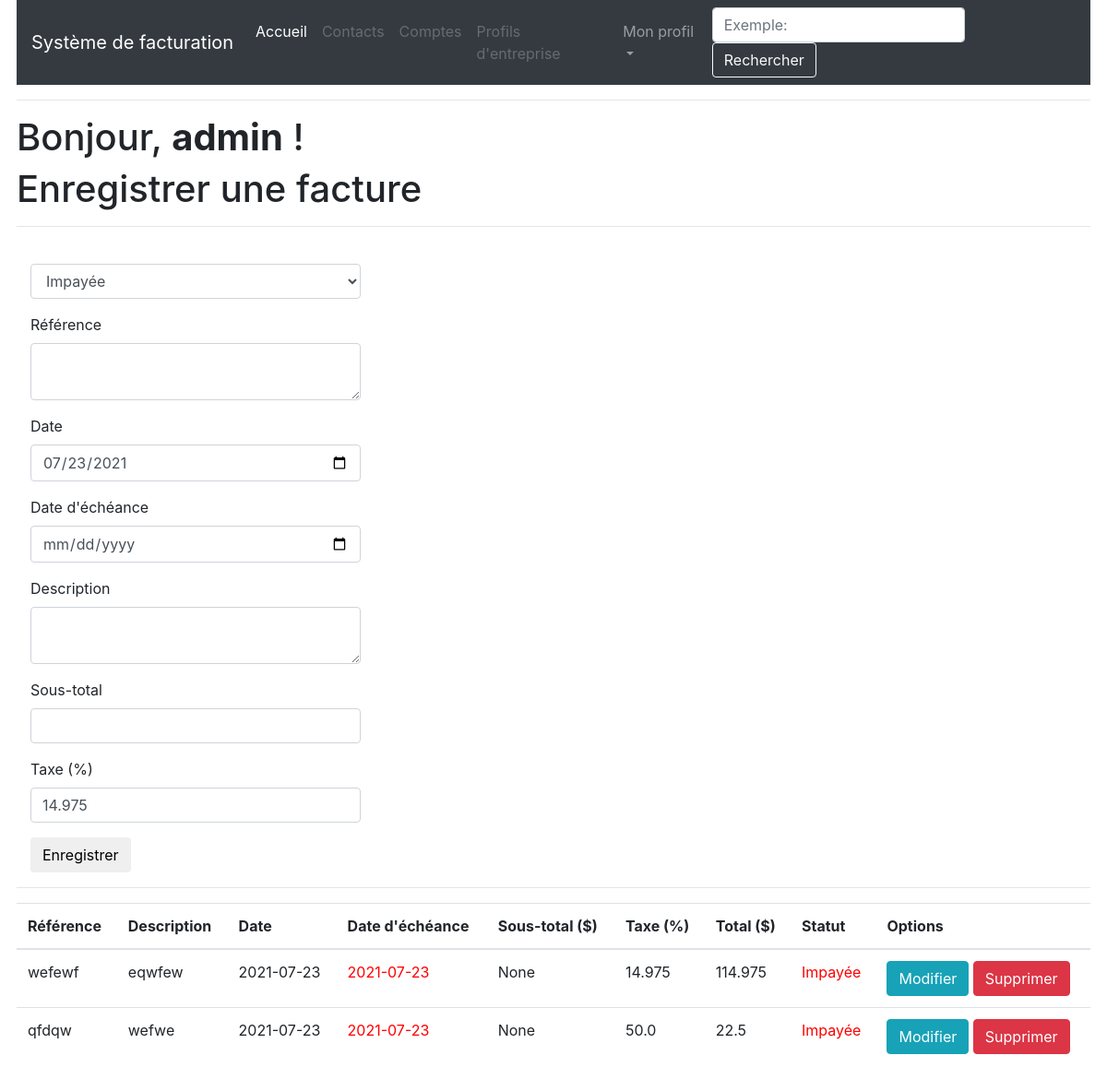
The app's page /index (signed in) with its own data.
### app/models.py (models this page shows, shortened)
class User(UserMixin, db.Model):
    id = db.Column(db.Integer, primary_key=True)
    username = db.Column(db.String(64), index=True, unique=True)
    email = db.Column(db.String(120), index=True, unique=True)
    password_hash = db.Column(db.String(128))
    factures = db.relationship('Facture', backref='author', lazy='dynamic')
    about_me = db.Column(db.String(140))
    last_seen = db.Column(db.DateTime, default=datetime.utcnow)

class Facture(db.Model):
    id = db.Column(db.Integer, primary_key=True)
    reference = db.Column(db.String(50), unique=True, nullable=False)
    description = db.Column(db.String(140), nullable=False)
    date = db.Column(db.Date, nullable=False)
    due_date = db.Column(db.Date, nullable=False)
    subtotal = db.Column(db.Float, nullable=True)
    total = db.Column(db.Float, nullable=True)
    tax = db.Column(db.Float, nullable=True)
    paid = db.Column(db.Integer, default=0, nullable=False)
    user_id = db.Column(db.Integer, db.ForeignKey('user.id'))

### app/routes.py (the view, shortened to what this page needs)
@app.route('/index', methods=['GET', 'POST'])
@login_required
def index():
    form = FactureForm()
    page = request.args.get('page', 1, type=int)
    factures = Facture.query.filter_by(user_id=current_user.id).paginate(page, app.config['FACTURES_PAR_PAGE'], False)
    next_url = url_for('index', page=factures.next_num) if factures.has_next else None
    prev_url = url_for('index', page=factures.prev_num) if factures.has_prev else None
    return render_template("index.html", title=_('Accueil'), form=form, factures=factures.items, date_today=date.today(), next_url=next_url, prev_url=prev_url)

### app/forms.py (shortened to what this page needs)
class FactureForm(FlaskForm):
    paid = SelectField('', choices=[(0, _l('Impayée')), (1, _l('Payée'))], coerce=int)
    reference = TextAreaField(_l('Référence'), validators=[DataRequired(message=_l("Veuillez entrer une référence")), Length(min=1, max=50, message=_l('Veuillez écrire entre 1 et 50 caractères'))])
    date = DateField(_l('Date'), default=date.today(), format='%Y-%m-%d', validators=[DataRequired(message=_l("Veuillez entrer une date (AAAA-MM-JJ)"))])
    due_date = DateField(_l('Date d\'échéance'), format='%Y-%m-%d', validators=[DataRequired(message=_l("Veuillez entrer une date d'échéance (AAAA-MM-JJ)"))])
    description = TextAreaField(_l('Description'), validators=[DataRequired(message=_l("Veuillez entrer une description")), Length(min=1, max=140, message=_l(_l('Veuillez écrire entre 1 et 140 caractères')))])
    subtotal = DecimalField(_l('Sous-total'), validators=[DataRequired(message=_l("Veuillez entrer un montant numérique"))], places=2)
    tax = DecimalField(_l('Taxe (%)'), default=14.975, validators=[NumberRange(0, 100, _l("Veuillez entrer un nombre entre 0 et 100"))], places=3)
    submit = SubmitField(_l('Enregistrer'))

### app/models.py (called while the page is built)
@login.user_loader
def load_user(id):
    return User.query.get(int(id))

### app/routes.py (called while the page is built)
@app.before_request
def before_request():
    if current_user.is_authenticated:
        current_user.last_seen = datetime.utcnow()
        db.session.commit()

### app/templates/index.html (shortened to what this page needs)
{% extends "base.html" %}
{% import 'bootstrap/wtf.html' as wtf %}
{% block app_content %}
    <link rel="stylesheet" href="{{ url_for('static', filename='index.css') }}">
    <h1>{{ _('Bonjour') }}, <strong>{{ current_user.username }}</strong> !</h1>
    <h1>{{ _('Enregistrer une facture') }}</h1>
    <hr>
    {% if form %}
        <div class="form-group">
            <div class="col-md-4">
                {{ wtf.quick_form(form) }}
            </div>
        </div>
        <hr>
    {% endif %}
    <table class="table table-hover">
        <thead>
          <tr>
            <th scope="col">{{ _('Référence') }}</th>
            <th scope="col">{{ _('Description') }}</th>
            <th scope="col">{{ _('Date') }}</th>
            <th scope="col">{{ _('Date d\'échéance') }}</th>
            <th scope="col">{{ _('Sous-total') }} ($)</th>
            <th scope="col">{{ _('Taxe') }} (%)</th>
            <th scope="col">{{ _('Total') }} ($)</th>
            <th scope="col">{{ _('Statut') }}</th>
            <th scope="col">{{ _('Options') }}</th>
          </tr>
        </thead>
        <tbody>
    {% for facture in factures %}
        {% if facture.paid %}
            {% set facture_state = _('Payée') %}
        {% else %}
            {% set facture_state = _('Impayée') %}
            {% if facture.due_date <= date_today%}
                {% set date_state = 'past-due' %}
            {% endif %}
        {% endif %}
        <tr>
            <td>{{ facture.reference }}</td>
            <td>{{ facture.description }}</td>
            <td>{{ facture.date }}</td>
            <td class="{{ date_state }}">{{ facture.due_date }}</td>
            <td>{{ facture.subtotal }}</td>
            <td>{{ facture.tax }}</td>
            <td>{{ facture.total }}</td>
            <td class="{{ date_state }}">{{ facture_state }}</td>
            <td>
                <a class="btn btn-info" href="{{ url_for('update', facture_id=facture.id) }}">{{ _('Modifier') }}</a>
                <a class="btn btn-danger" href="{{ url_for('delete', facture_id=facture.id) }}">{{ _('Supprimer') }}</a>
            </td>
        </tr>
    {% endfor %}
        </tbody>
    </table>
    <br><br>
{% endblock %}

### app/static/css/style.css (style rules this page uses)
.past-due { color: red; }

### records on screen
User: username "admin"
Facture: reference "wefewf", description "eqwfew", date "2021-07-23", due_date "2021-07-23", subtotal "None", tax "14.975", total "114.975", facture_state "Impayée"
Facture: reference "qfdqw", description "wefwe", date "2021-07-23", due_date "2021-07-23", subtotal "None", tax "50.0", total "22.5", facture_state "Impayée"
